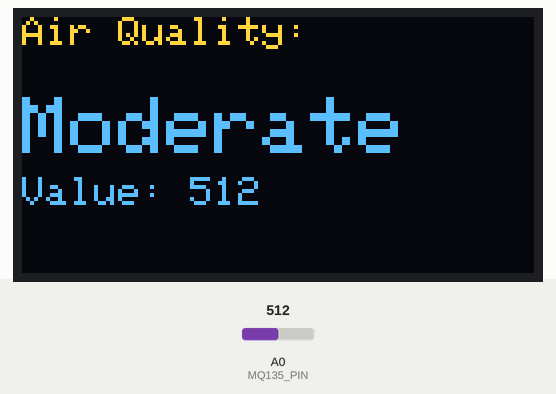
Bench run of a sketch on a simulated Arduino Uno, built with avr-gcc and run on an emulated ATmega328P. Parts: 128×64 one-colour display. The test bench sets the inputs (shaded band); at power-on: A0 (MQ135_PIN) = 512. The OLED is the two-colour kind (top 16 rows yellow); what the sketch prints to the serial monitor is not drawn.

Above: at 3.2 s.
3.3 s: A0 (MQ135_PIN) set to 588
At 4.9 s:
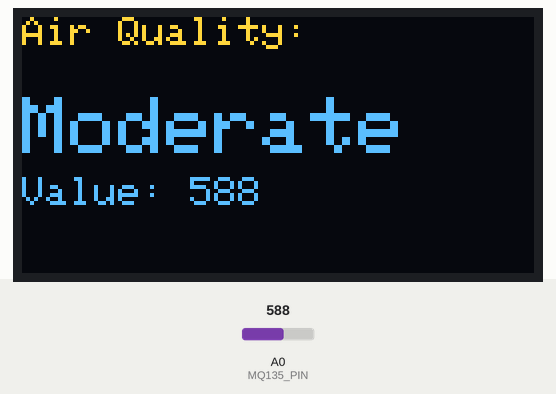
5.6 s: A0 (MQ135_PIN) set to 609
At 7.4 s:
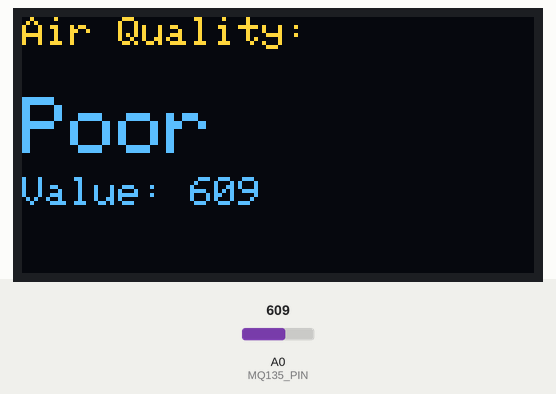
7.7 s: A0 (MQ135_PIN) set to 290
At 8.8 s:
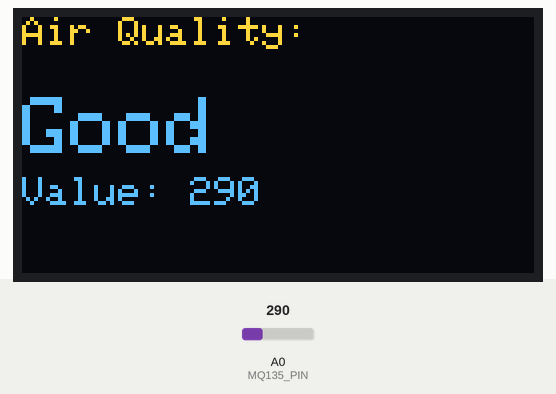
Timing chart, 0 to 10.7 s (numbered marks = the images above; inputs shaded):
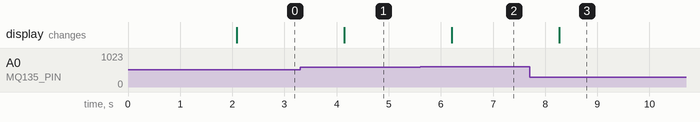

Measured:
- the behaviour switches between 599 and 600 on A0 (MQ135_PIN) (found by bisection; images 1 and 2)
- after the input at 3.3 s, the display: changes after 0.85 s (image 1)
- after the input at 5.6 s, the display: changes after 0.61 s (image 2)
- after the input at 7.7 s, the display: changes after 0.57 s (image 3)

The sketch:

Smoke_Detection.ino
```cpp
#include <Adafruit_GFX.h>
#include <Adafruit_SSD1306.h>

#define SCREEN_WIDTH 128
#define SCREEN_HEIGHT 64
#define OLED_RESET     9
#define OLED_DC        8
#define OLED_CS        10

Adafruit_SSD1306 display(SCREEN_WIDTH, SCREEN_HEIGHT,
                         &SPI, OLED_DC, OLED_RESET, OLED_CS);

#define MQ135_PIN A0 // Analog pin for MQ-135

void setup() {
  Serial.begin(9600);

  // Initialize OLED
  if (!display.begin(SSD1306_SWITCHCAPVCC)) {
    Serial.println(F("SSD1306 allocation failed"));
    for (;;); // Don't proceed, loop forever
  }

  display.clearDisplay();
  display.setTextSize(1);
  display.setTextColor(SSD1306_WHITE);
  display.setCursor(0, 0);
  display.println("MQ-135 Gas Sensor");
  display.display();
  delay(2000); // Wait 2 seconds
}

void loop() {
  int gasValue = analogRead(MQ135_PIN);
  Serial.print("Gas Value: ");
  Serial.println(gasValue);

  display.clearDisplay();
  display.setCursor(0, 0);
  display.println("Air Quality:");

  // Categorizing the air quality based on gas value
  display.setTextSize(2);
  display.setCursor(0, 20);

  if (gasValue < 300) {
    display.println("Good");
  }
  else if (gasValue < 600) {
    display.println("Moderate");
  }
  else {
    display.println("Poor");
  }

  // Show numerical gas value below air quality
  display.setTextSize(1);
  display.setCursor(0, 40);
  display.print("Value: ");
  display.println(gasValue);

  display.display();

  delay(1000); // Wait 1 second before next reading
}
```
